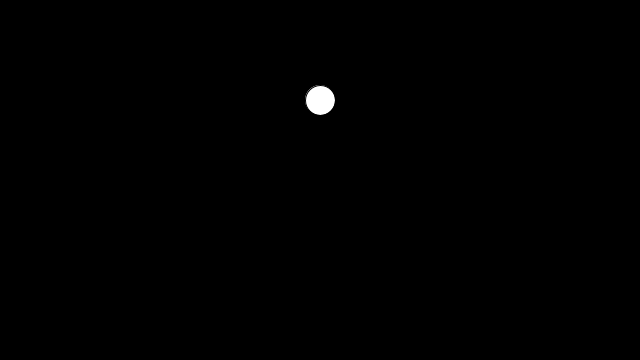
Frame 1 (no input)
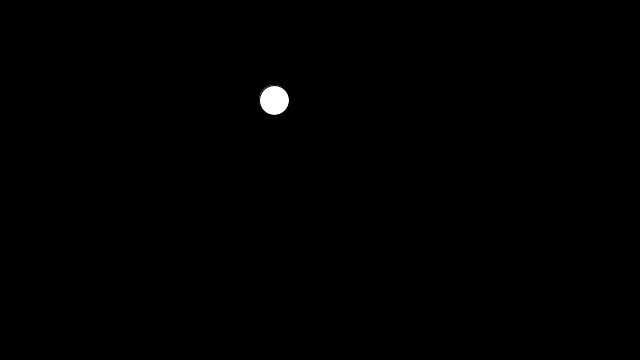
Frame 60 (the mouse pressed at the canvas centre just before this capture)
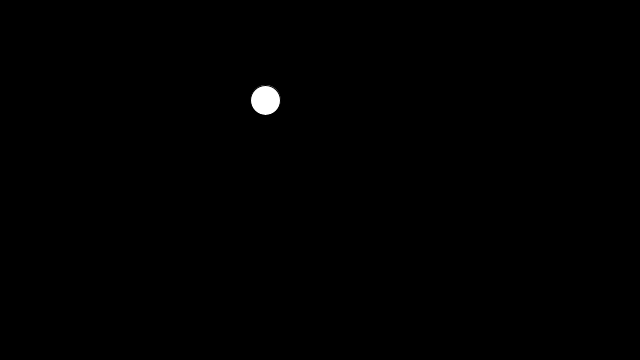
Frame 120 (the mouse held since frame 60 and released just before this capture)

The Processing sketch that drew these frames (run headless with seeded random() and noise(); from frame 60 on, the mouse is pressed at the canvas centre):

// Processing sketch: Ball
// ── Ball.pde
float circleX;


void setup()
{
  size(640,360);
  circleX =  width/2;
}

void draw()
{
  background(0);
  ellipse(circleX,100,30,30);
  
  circleX += random(-5,5);
  
  println(circleX);
  
  
}
